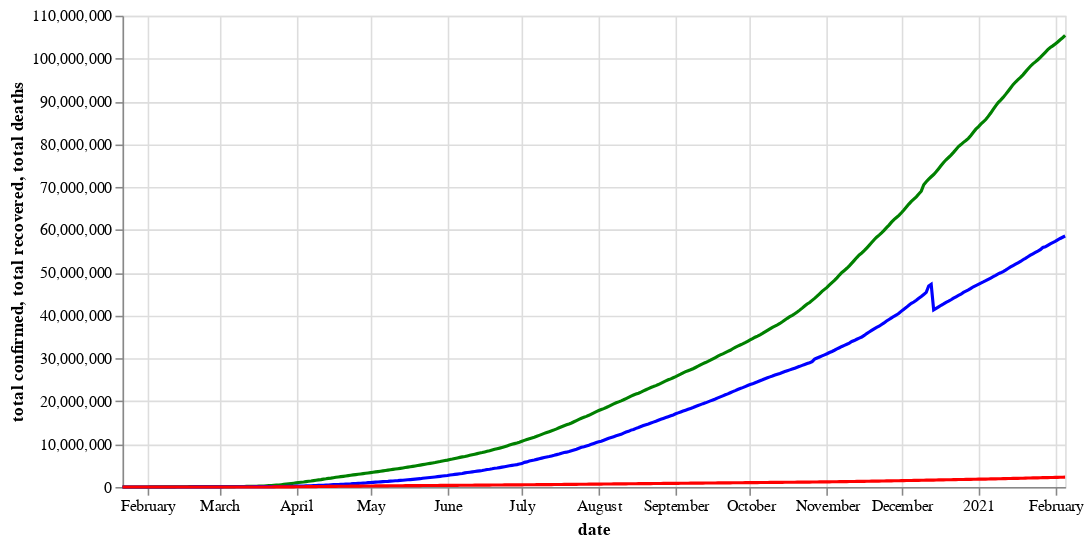

Here is the notebook cell this chart was saved with:
### Code cell
# Plot Altair 2: Global aggregates confirmed, recovered, and deaths (Im not using this at my webapp, only for example)
source = timeseries_final

base = alt.Chart(source).encode(x='date:T')

line1 =  base.mark_line(color='green').encode(
    y='total confirmed:Q'
)


line2=  base.mark_line(color='blue').encode(
    y='total recovered:Q'
)
line3=  base.mark_line(color='red').encode(
    y='total deaths:Q'
)
(line1 + line2 + line3).properties(width=600)

### Figure 1 — Vega-Lite specification as saved in the notebook (floating-point values rounded to 4 significant figures; data arrays with more than 128 entries replaced by an {"elided": "..."} marker saying what was removed)
{"config": {"view": {"continuousWidth": 400, "continuousHeight": 300}}, "layer": [{"mark": {"type": "line", "color": "green"}, "encoding": {"x": {"type": "temporal", "field": "date"}, "y": {"type": "quantitative", "field": "total confirmed"}}}, {"mark": {"type": "line", "color": "blue"}, "encoding": {"x": {"type": "temporal", "field": "date"}, "y": {"type": "quantitative", "field": "total recovered"}}}, {"mark": {"type": "line", "color": "red"}, "encoding": {"x": {"type": "temporal", "field": "date"}, "y": {"type": "quantitative", "field": "total deaths"}}}], "data": {"name": "data-628fd3314359ab947ca5013a3d0afba4"}, "width": 600, "$schema": "https://vega.github.io/schema/vega-lite/v4.8.1.json", "datasets": {"data-628fd3314359ab947ca5013a3d0afba4": {"elided": "381 records"}}}
